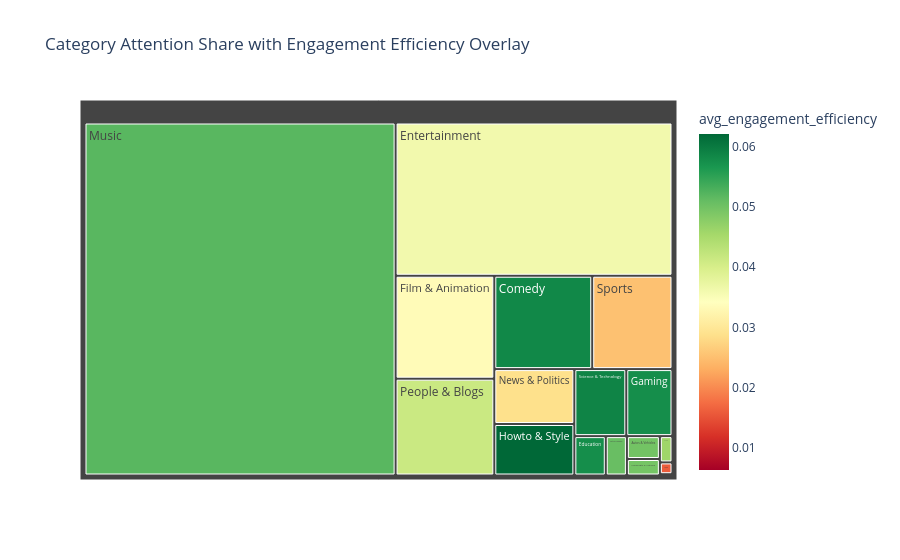

Notebook code cell kept with this figure:
### Code cell
treemap

### Figure 1 — Plotly figure (JSON) as saved in the notebook; plotly's stock layout.template omitted (floating-point values rounded to 4 significant figures)
{"data": [{"branchvalues": "total", "customdata": [[0.04987], [0.05841], [0.05767], [0.03622], [0.03345], [0.05771], [0.06212], [0.01604], [0.05193], [0.02882], [0.04962], [0.04142], [0.05071], [0.05886], [0.01595], [0.02525], [0.006359], [0.04598]], "domain": {"x": [0, 1], "y": [0, 1]}, "hovertemplate": "labels=%{label}<br>total_views=%{value}<br>parent=%{parent}<br>id=%{id}<br>avg_engagement_efficiency=%{color}<extra></extra>", "ids": ["Autos & Vehicles", "Comedy", "Education", "Entertainment", "Film & Animation", "Gaming", "Howto & Style", "Movies", "Music", "News & Politics", "Nonprofits & Activism", "People & Blogs", "Pets & Animals", "Science & Technology", "Shows", "Sports", "Trailers", "Travel & Events"], "labels": ["Autos & Vehicles", "Comedy", "Education", "Entertainment", "Film & Animation", "Gaming", "Howto & Style", "Movies", "Music", "News & Politics", "Nonprofits & Activism", "People & Blogs", "Pets & Animals", "Science & Technology", "Shows", "Sports", "Trailers", "Travel & Events"], "marker": {"coloraxis": "coloraxis", "colors": [0.04987, 0.05841, 0.05767, 0.03622, 0.03345, 0.05771, 0.06212, 0.01604, 0.05193, 0.02882, 0.04962, 0.04142, 0.05071, 0.05886, 0.01595, 0.02525, 0.006359, 0.04598]}, "name": "", "parents": ["", "", "", "", "", "", "", "", "", "", "", "", "", "", "", "", "", ""], "type": "treemap", "values": [1514000000.0, 18340000000.0, 2485000000.0, 85160000000.0, 20400000000.0, 6216000000.0, 8272000000.0, 33050000.0, 220400000000.0, 8818000000.0, 1091000000.0, 19180000000.0, 1669000000.0, 6986000000.0, 299300000.0, 15040000000.0, 55040.0, 666400000.0]}], "layout": {"coloraxis": {"autocolorscale": false, "colorbar": {"title": {"text": "avg_engagement_efficiency"}}, "colorscale": [[0, "rgb(165,0,38)"], [0.1, "rgb(215,48,39)"], [0.2, "rgb(244,109,67)"], [0.3, "rgb(253,174,97)"], [0.4, "rgb(254,224,139)"], [0.5, "rgb(255,255,191)"], [0.6, "rgb(217,239,139)"], [0.7, "rgb(166,217,106)"], [0.8, "rgb(102,189,99)"], [0.9, "rgb(26,152,80)"], [1, "rgb(0,104,55)"]]}, "legend": {"tracegroupgap": 0}, "title": {"text": "Category Attention Share with Engagement Efficiency Overlay"}}}
